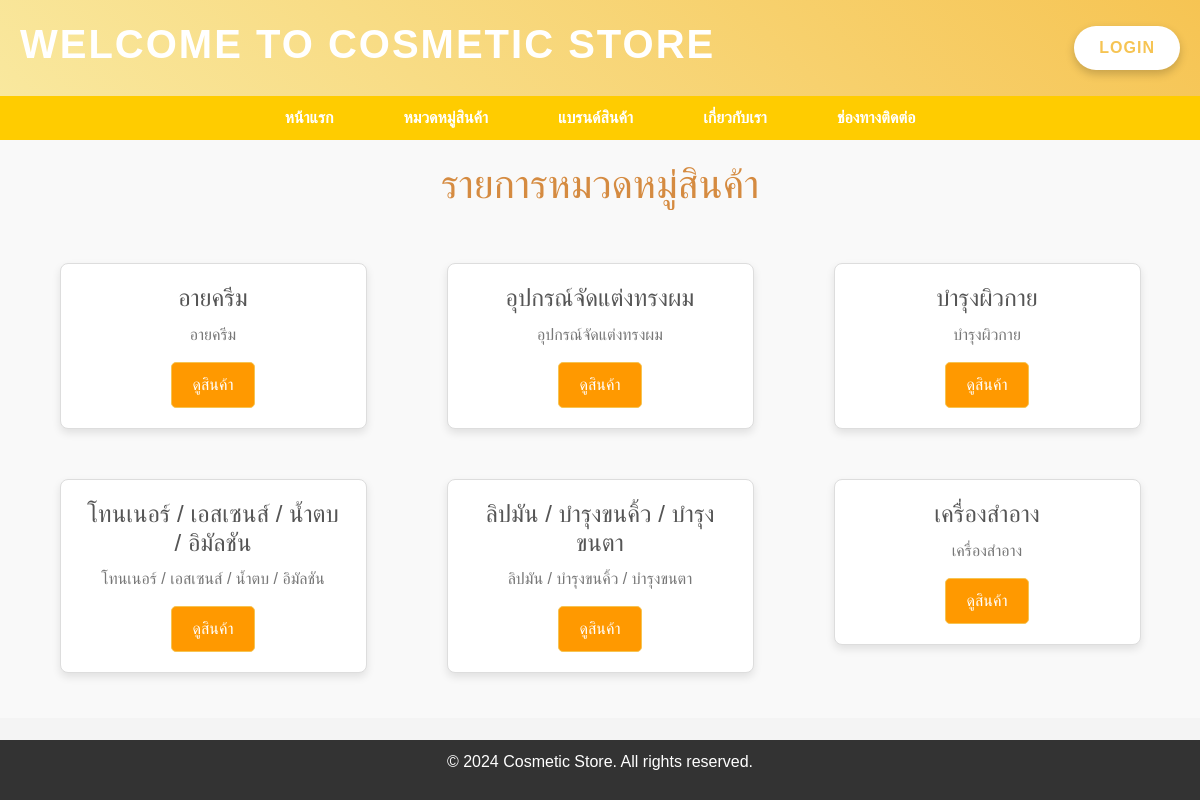
/categories.php, run on the app's committed database.
### tables this page shows
CREATE TABLE `categories` (
  `category_id` int(11) NOT NULL,
  `category_name` varchar(255) NOT NULL,
  `category_description` text DEFAULT NULL
);

### categories.php (the view, shortened to what this page needs)
<?php
require_once 'db_connect.php';
$sql = "SELECT * FROM Categories";
$result = mysqli_query($conn, $sql);
?>
<!DOCTYPE html>
<html lang="en">
<head>
    <link rel="stylesheet" href="https://stackpath.bootstrapcdn.com/bootstrap/4.5.2/css/bootstrap.min.css">
    <link rel="stylesheet" href="css/styles1.css?v=9999">
</head>
<body>
    <header class="main-header">
    <div class="container">
        <h1 class="store-title">Welcome to Cosmetic Store</h1>
        <div class="user-options">
            <?php if (isset($_SESSION['username'])): ?>
                <p class="user-greeting">Hello, <?php echo $_SESSION['username']; ?>!
                    <a href="logout.php" class="logout-btn">Logout</a>
                    <a href="profile.php" class="profile-btn">ดูโปรไฟล์</a>
                </p>
            <?php else: ?>
                <a href="login.php" class="login-btn">Login</a>
            <?php endif; ?>
        </div>
    </div>
    </header>
    <nav class="navbar">
        <ul>
            <li><a href="index.php">หน้าแรก</a></li>
            <li><a href="categories.php">หมวดหมู่สินค้า</a></li>
            <li><a href="brands.php">แบรนด์สินค้า</a></li>
            <li><a href="about.php">เกี่ยวกับเรา</a></li>
            <li><a href="contact.php">ช่องทางติดต่อ</a></li>
        </ul>
    </nav>
    <section class="categories">
        <h2>รายการหมวดหมู่สินค้า</h2>
        <div class="row">
            <?php
            if (mysqli_num_rows($result) > 0) {
                while ($row = mysqli_fetch_assoc($result)) {
                    $description = isset($row['category_description']) ? $row['category_description'] : 'ไม่มีคำอธิบาย';
                    $category_id = isset($row['category_id']) ? $row['category_id'] : null;
                    echo "<div class='col-md-4'>";
                    echo "<div class='card' style='margin: 10px;'>";
                    echo "<div class='card-body'>";
                    echo "<h5 class='card-title'>" . htmlspecialchars($row['category_name']) . "</h5>";
                    echo "<p class='card-text'>" . htmlspecialchars($description) . "</p>";
                    if ($category_id) {
                        echo "<a href='products.php?category_id=" . htmlspecialchars($category_id) . "' class='btn btn-primary'>ดูสินค้า</a>";
                    } else {
                        echo "<button class='btn btn-secondary' disabled>ไม่พบหมวดหมู่</button>";
                    }
                    echo "</div></div></div>";
                }
            } else {
                echo "<p>ไม่มีหมวดหมู่สินค้าในขณะนี้</p>";
            }
            ?>
        </div>
    </section>
    <br>
    <footer>
        <p>&copy; 2024 Cosmetic Store. All rights reserved.</p>
    </footer>
</body>
</html>

### css/styles1.css (style rules this page uses)
h2 { color: #d58b41; margin-bottom: 20px; }
h2 { text-align: center; }
body { font-family: Arial, sans-serif; background-color: #f4f4f4; margin: 0; padding: 0; }
.main-header { background: linear-gradient(45deg, #f9e89e, #f6c453); color: white; padding: 20px 0; box-shadow: 0 4px 10px rgba(0, 0, 0, 0.1); position: relative; }
.main-header .container { display: flex; justify-content: space-between; align-items: center; max-width: 1200px; margin: 0 auto; padding: 0 20px; }
.store-title { font-size: 2.5em; font-weight: bold; letter-spacing: 2px; text-transform: uppercase; }
.user-options { display: flex; align-items: center; }
.login-btn, .logout-btn, .profile-btn { background-color: #fff; color: #f6c453; padding: 10px 25px; border-radius: 30px; text-transform: uppercase; font-weight: bold; letter-spacing: 1px; box-shadow: 0 4px 10px rgba(0, 0, 0, 0.2); transition: all 0.3s ease; border: none; }
footer { background-color: #333; color: #fff; text-align: center; padding: 10px 0; position: fixed; bottom: 0; left: 0; right: 0; width: 100%; }
.navbar { display: flex; justify-content: center; align-items: center; background-color: #ffcc00; padding: 10px 0; }
.navbar ul { list-style-type: none; margin: 0; padding: 0; display: flex; }
.navbar ul li { margin: 0 15px; }
.navbar ul li a { text-decoration: none; color: white; font-weight: bold; padding: 10px 20px; }
.categories { padding: 20px; background-color: #f9f9f9; }
.categories h2 { text-align: center; font-size: 2.5em; margin-bottom: 30px; }
.card { border: 1px solid #ddd; border-radius: 8px; box-shadow: 0 4px 8px rgba(0, 0, 0, 0.1); transition: transform 0.3s ease-in-out; background-color: #fff; }
.card-body { padding: 20px; text-align: center; }
.card-title { font-size: 1.5rem; margin-bottom: 10px; color: #007bff; }
.card-text { font-size: 1rem; color: #555; margin-bottom: 15px; }
.btn-primary { background-color: #ff9900; border-color: #f6c453; color: #fff; padding: 10px 20px; font-size: 1rem; border-radius: 5px; transition: background-color 0.3s ease-in-out; }
@media (min-width: 768px) { .categories .row { display: flex; flex-wrap: wrap; justify-content: center; } }
@media (min-width: 768px) { .categories .col-md-4 { flex: 0 0 30%; max-width: 30%; margin: 15px; } }
.card-title { font-size: 1.5em; margin-bottom: 10px; color: #555; }
.card-text { font-size: 1em; color: #777; }
.row { display: flex; flex-wrap: wrap; justify-content: center; }

### data on the page
categories: category_name "อายครีม", category_description "อายครีม"
categories: category_name "อุปกรณ์จัดแต่งทรงผม", category_description "อุปกรณ์จัดแต่งทรงผม"
categories: category_name "บำรุงผิวกาย", category_description "บำรุงผิวกาย"
categories: category_name "โทนเนอร์ / เอสเซนส์ / น้ำตบ / อิมัลชัน", category_description "โทนเนอร์ / เอสเซนส์ / น้ำตบ / อิมัลชัน"
categories: category_name "ลิปมัน / บำรุงขนคิ้ว / บำรุงขนตา", category_description "ลิปมัน / บำรุงขนคิ้ว / บำรุงขนตา"
categories: category_name "เครื่องสำอาง", category_description "เครื่องสำอาง"
